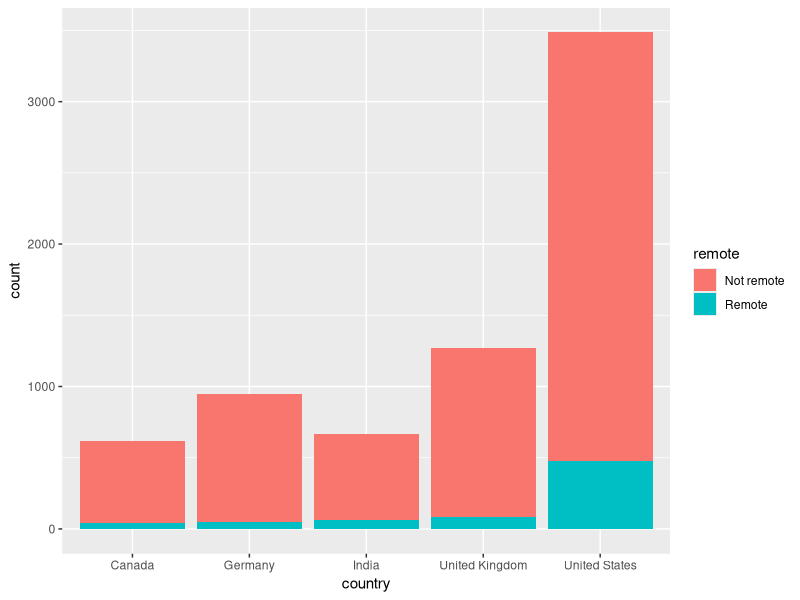
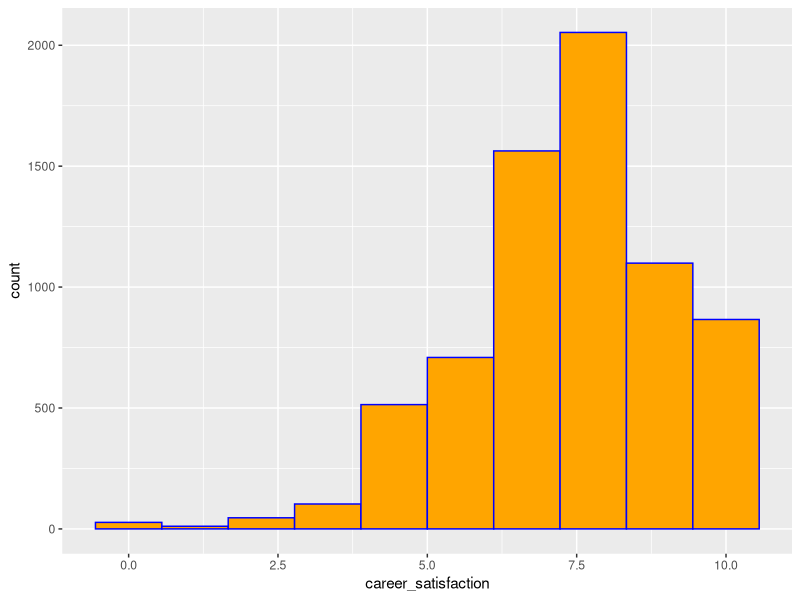
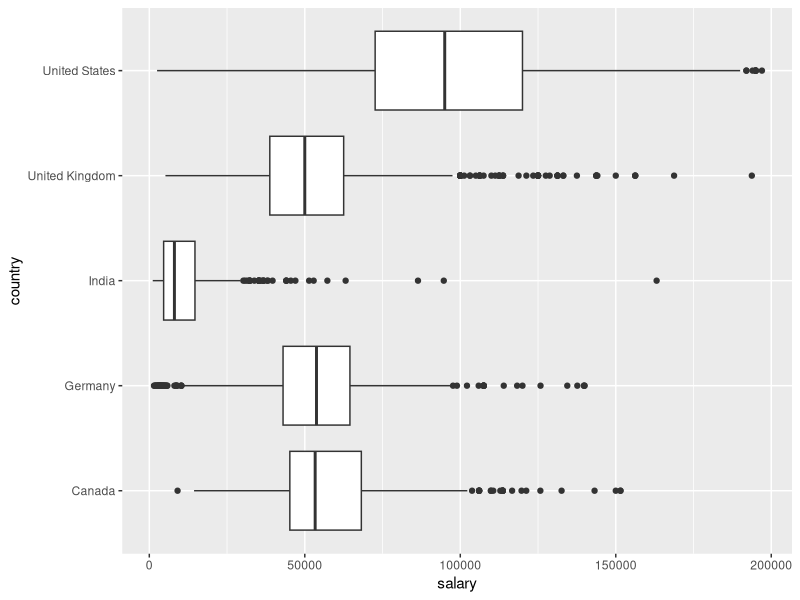
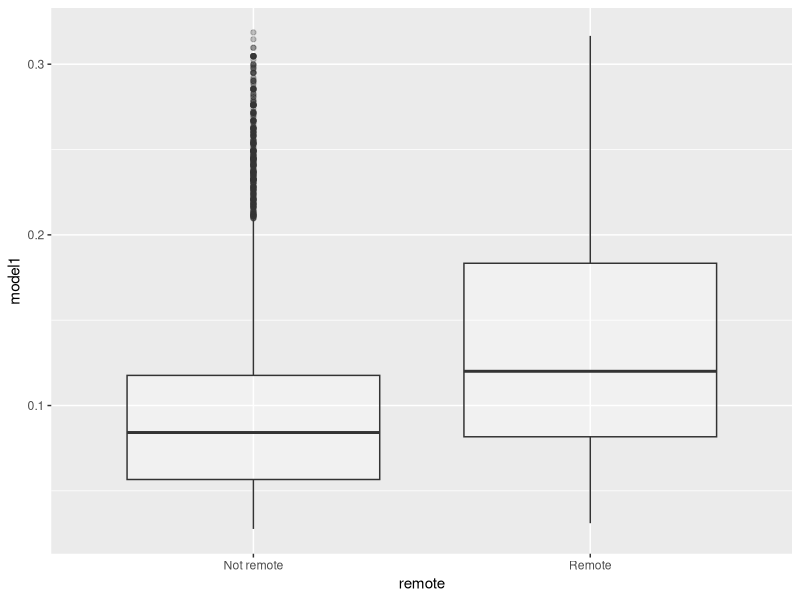
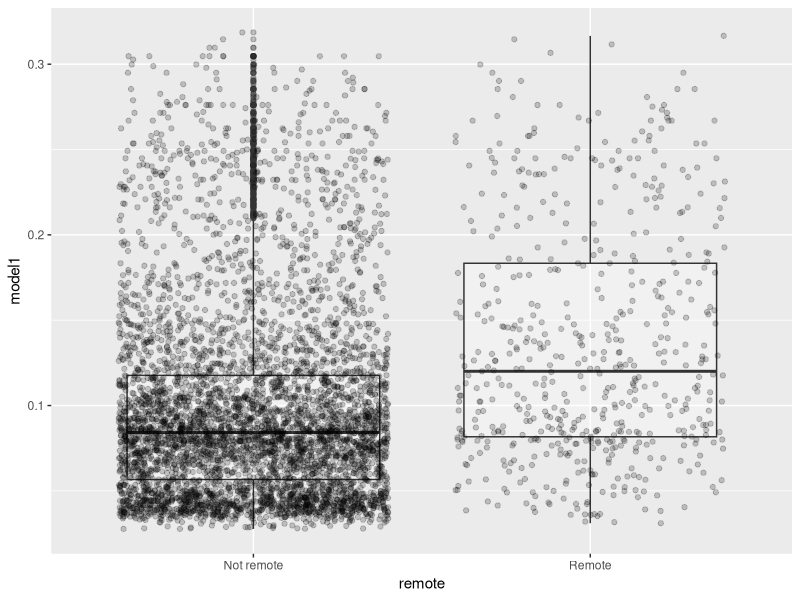
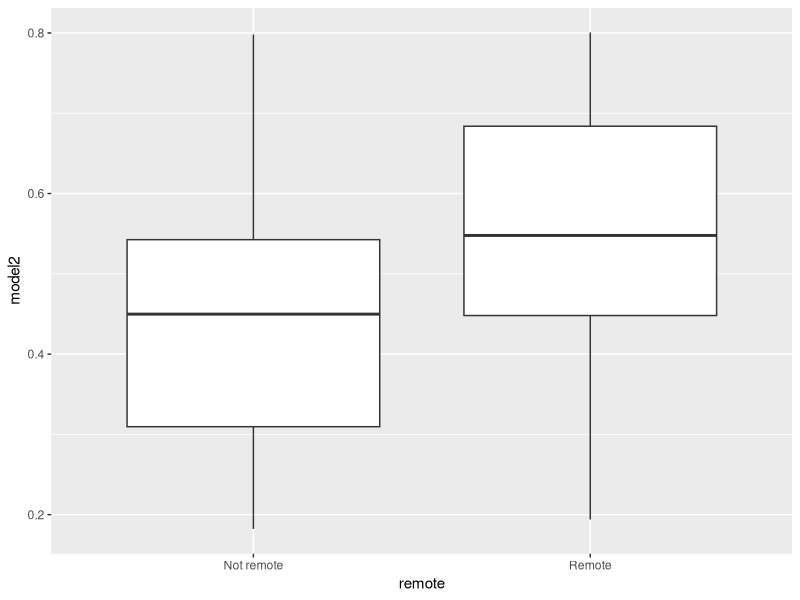

Generate these figures, in order, with R:
library(tidyverse)
library(rsample)

so <- read_csv("data/stackoverflow.csv",
               show_col_types = FALSE) |> 
  mutate(output = if_else(remote == "Not remote", 0, 1)) |>
  relocate(output, .after = remote)

## adding a column to show salary in local currency
temp <- so |>
  mutate(local_currency = case_when(country == "Germany" ~ salary*0.91,
                                    country == "United Kingdom" ~ salary*0.79,
                                    country == "United States" ~ salary,
                                    country == "Canada" ~ salary*1.36,
                                    country == "India" ~ salary*83.31,
                                    .default = NA_real_))



## bar chart showing country and remote status
ggplot(data = so,
       aes(x = country, fill = remote)) + geom_bar() 


## histogram of career satisfaction
ggplot(data = so,
       aes(x = career_satisfaction)) + geom_histogram(bins = 10, fill = "orange", color = "blue")


## Comparing salaries across countries
ggplot(data = so,
       aes(y = country, x = salary)) + 
  geom_boxplot()


set.seed(1126)
so_split <- initial_split(so, prop = 0.8)
so_training <- training(so_split)
so_testing <- testing(so_split)

model1 <- glm(output~country+salary+years_coded_job, data = so_training,
              family = binomial(link = "logit"))
summary(model1)

so_training$model1 <- predict(model1, newdata = so_training, type = "response")
## type = "response" is necessary to get p (as opposed to ln(p/(1-p)))
max(so_training$model1)

# boxplot comparing predicted probabilities in remote vs not remote
ggplot(data = so_training,
       aes(x = remote, y = model1)) + 
    geom_boxplot(alpha = 0.3) 

## actual values superimposed on boxplot
ggplot(data = so_training,
       aes(x = remote, y = model1)) + 
  geom_boxplot(alpha = 0.3) + geom_jitter(alpha = 0.2)


### now to do the whole thing but balancing the data first 


#### Balancing the data i.e. 50% remote; 50% not remote
so_remote <- filter(so, remote == "Remote")
so_not_remote <- filter(so, remote == "Not remote")

so_remote_split <- initial_split(so_remote, prop = 0.8)
so_remote_training <- training(so_remote_split)

so_not_remote_split <- initial_split(so_not_remote, prop = 0.0916)
so_not_remote_training <- training(so_not_remote_split)

balanced_training_data <- bind_rows(so_remote_training, so_not_remote_training)

### calibrate a model on the balanced data
model2 <- glm(output~country+salary+years_coded_job, data = balanced_training_data,
              family = binomial(link = "logit"))
balanced_training_data$model2 <- predict(model2, newdata = balanced_training_data,
                                         type = "response")

ggplot(data = balanced_training_data,
       aes(x = remote, y = model2)) + 
  geom_boxplot()
